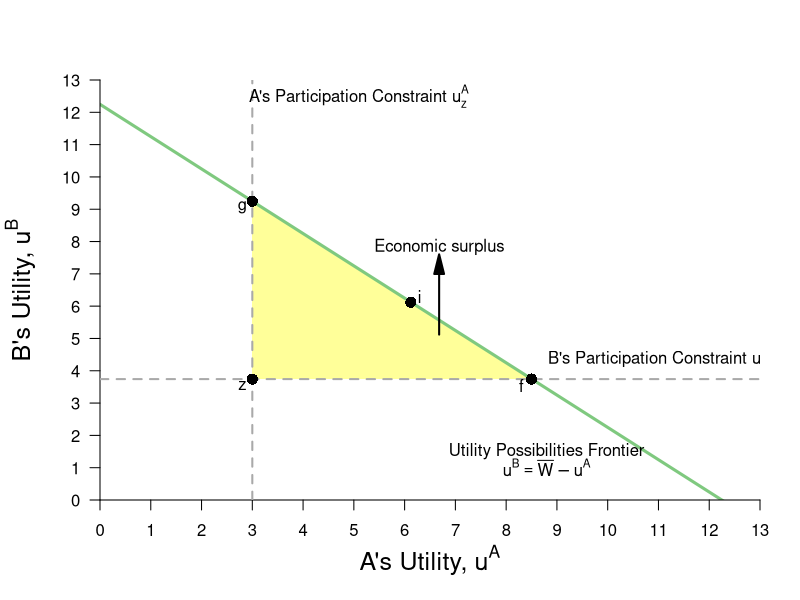

Source code (R):
require(ggplot2)
require(shape)
require(plotrix)
pdf(file = "property/property_tioli_upf.pdf", width = 9, height = 7)

#Set parameters for graphics
axislabelsize <- 1.5
graphlinewidth <- 3
arrowwidth <- 0.5



#Colors
COL <- c("#7fc97f", "#beaed4", "#fdc086", "#ffff99", "#386cb0", "#f0027f", "#bf5b17", "#666666")
COLA <- c("#99d8c9","#66c2a4","#41ae76", "#238b45", "#005824")
COLB <- c("#4eb3d3", "#2b8cbe", "#0868ac","#084081")

upf <- function(ub) {
  12.24745 - ub
}


uA <- function(xA, yA, alpha = 1/2){
  ((xA)^alpha)*((yA)^(1 - alpha))
}


#Notes
#ua = (xa^0.5)*(ya^0.5)
#ub = ((10-xa)^05)*((15-ya)^0.5)

#ua = (10^0.5)*(15^0.5) = 12.24745
#ua_e = u(8,2) = (8^0.5)*(2^0.5) = 4

#Point g
# => x^A = 4/((3/2)^0.5) = 3.27 => x^B = 6.73
# => y^A = 3/2(x^A) = 4.9 => y^B = 10.1
#ua_g(4.9^0.5)*(3.27^0.5) = 4.002874
#ub_g(6.73^0.5)*(10.1^0.5) = 8.244574
#W = (4.002874^0.5)*(8.244574^0.5) = 5.744736

#COL <- c("#7fc97f", "#beaed4", "#fdc086", "#ffff99")
par(mar =  c(5, 5, 4, 2))
xlims <- c(0, 13)
ylims <- c(0, 13)


plot(0, 0, xlim = xlims, ylim = ylims, type = "n",
     xlab = expression(paste("A's Utility, ", u^A)),
     ylab = expression(paste("B's Utility, ", u^B)),
     xaxt = "n", 
     yaxt = "n", 
     cex.lab = axislabelsize, 
     bty = "n",
     xaxs="i", 
     yaxs="i")

npts <- 500 
npts2 <- 501
#Specify the sequences of points for graphing. 
xx1 <- seq(xlims[1], xlims[2], length.out = npts)
xx2 <- seq(xlims[1], xlims[2], length.out = npts)
xx3 <- seq(xlims[1], xlims[2], length.out = npts2)

#polygons
#I need something like xx1 with npts for 
xpoly1 <- c(uA(9,1), 8.5, uA(9,1), uA(9,1))
ypoly1 <- c(uA(1,14), uA(1,14), upf(uA(9,1)), uA(1,14))
polygon(x = xpoly1, y = ypoly1, col=COL[4], density=NULL, border = NA)

#xpoly2 = c(0, 0, 12.24745, xlims[2], xlims[2], 0)
#ypoly2 = c(ylims[2], 12.24745, 0, 0, ylims[2], ylims[2])
#polygon(x = xpoly2, y = ypoly2, col=COL[4], density=NULL, border = NA)



#Draw the lines for the graphs
lines(xx1, upf(xx1), col = COL[1], lwd = graphlinewidth)

#Customize ticks and labels for the plot
ticksy <- seq(from = ylims[1], to = ylims[2], by = 1)
ylabels <- seq(from = ylims[1], to = ylims[2], by = 1)
ticksx <- seq(from =  xlims[1], to = xlims[2], by = 1)
xlabels <- seq(from = xlims[1], to = xlims[2], by = 1)
axis(1, at = ticksx, pos = 0, labels = xlabels)
axis(2, at = ticksy, pos = 0, labels = ylabels, las = 1)

#Annotation of the  graphs
#UPF
text(8.8, 1.5, expression(paste("Utility Possibilities Frontier")))
text(8.8, 1, expression(paste(u^B == bar(W) - u^A)))

#SWF
#text(11.5, 4.5, expression(paste("Social Planner's")))
#text(11.5, 4, expression(paste("Iso-welfare Curves")))

#Annotate Point f
#u^A = (5.84^0.5)*(8.77^0.5) = 7.16
#u^B = (4.16^0.5)*(6.23^0.5) = 5.09
#W = (7.16^0.5)*(5.09^0.5) = 6.03692

#points(5.09, 7.15, pch = 16, col = "black", cex = 1.5)
#text(5.3, 7.3, expression(f))


#Annotate Point i
#(5^0.5)*(7.5^0.5) = 6.123724
#W = (6.123724^0.5)(6.123724^0.5) = 6.123724
#points(6.123724, 6.123724, pch = 16, col = "black", cex = 1.5)
#text(6.3, 6.3, expression(i))

#Annotate point g
#ua_g(4.9^0.5)*(3.27^0.5) = 4.002874
#ub_g(6.73^0.5)*(10.1^0.5) = 8.244574
#W = (4.002874^0.5)*(8.244574^0.5) = 5.744736
#points(8.24, 4, pch = 16, col = "black", cex = 1.5)
#text(8.4, 4.2, expression(g))

#Annotate point e.
#ua_e = (8^0.5)*(2^0.5) = 4
#ub_e = (2^0.5)*(13.1^0.5) = 5.118594
#W = (4^0.5)*(5.118594^0.5) = 4.524862
segments(0,  uA(1,14), xlims[2], uA(1,14), lty = 2, col = "darkgray", lwd = 2)
segments(uA(9,1), 0, uA(9,1), ylims[2], 13, lty = 2, col = "darkgray", lwd = 2)

#Annotate e
points(uA(9,1),  uA(1,14), pch = 16, col = "black", cex = 1.5)
text(uA(9,1)-0.2,  uA(1,14)-0.2, expression(z))

#Annotate f
points(8.5, uA(1,14), pch = 16, col = "black", cex = 1.5)
text(8.5 - 0.2, uA(1,14) - 0.2, expression(f))

#Annotate g
points(uA(9,1, alpha = 1/2), upf(uA(9,1)), pch = 16, col = "black", cex = 1.5)
text(uA(9,1, alpha = 1/2)-0.2, upf(uA(9,1))-0.2, expression(g))

#Annotate m
#points(4.389995,  5.703502, pch = 16, col = "black", cex = 1.5)
#text(4.6, 5.9, expression(m))

#Label economic rents
Arrows(6.68, 5.12, 6.68, 7.3, col = "black", lty = 1, lwd = 2, arr.type = "triangle")
text(6.68, 7.82, expression(paste("Economic surplus")))

#Point h
#points(4, 10, pch = 16, col = "black", cex = 1.5)
#u^A_h(6, 5) = (6^0.5)*(5^0.5) = 5.477226
#u^A_h(4, 10) = (4^0.5)*(10^0.5) = 6.324555
#points(6.12, 4, pch = 16, col = "black", cex = 1.5)
#text(5.92, 3.8, expression(h))

#Annotate Point i
#(5^0.5)*(7.5^0.5) = 6.123724
#W = (6.123724^0.5)(6.123724^0.5) = 6.123724
points(6.123724, 6.123724, pch = 16, col = "black", cex = 1.5)
text(6.3, 6.3, expression(i))

#Label Participation Constraints
#Aisha's
text(11, 4.4, expression(paste("B's Participation Constraint ", u[z]^B)))

#Betty's
text(5.1, 12.5, expression(paste("A's Participation Constraint ", u[z]^A)))

#Arrows showing Social Planner's choices
#Arrows(5.2, 4.2, 5.9, 4.2, col = "black", lty = 1, lwd = 2, arr.type = "triangle", arr.lwd = arrowwidth)
#Arrows(6.12, 4.2, 6.12, 5.7, col = "black", lty = 1, lwd = 2, arr.type = "triangle", arr.lwd = arrowwidth)

dev.off()
